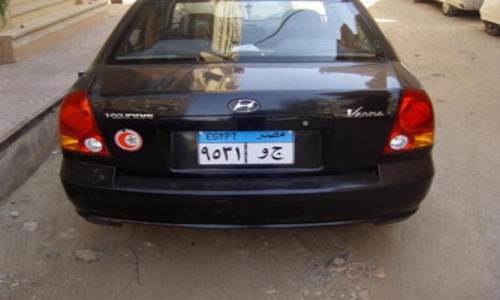
#> input picture resized_image.png, 500 x 300 px, given in place of car21.jpg, which was not available
$ python main.py   (older library calls are emulated)
#> lines starting #> are read from the running program, lines starting #| are printed output that depends on the picture; after the words box and inside, x2 and y2 are one past the last pixel; in counts of white or black regions, pixels touching at a corner belong together; pictures that were not available may be replaced by others from this repository, and a replacement may not be noted
#from easyocr import Reader
from PIL import Image, ImageDraw, ImageFont
import numpy as np
import cv2
import arabic_reshaper
import pandas as pd
from sklearn.model_selection import train_test_split
from sklearn.preprocessing import StandardScaler
from sklearn.neighbors import KNeighborsClassifier
from numba import jit

from skimage.measure import find_contours
from skimage.draw import rectangle


##################################################################################################

class Character:
    # [35 lines left out: functions __init__, resize_and_calculate, char_calculations, not called in this run]

additionsDataBase = []
parasitismsDataBase = []
CharDataBase = []

additionsWidth = 60
additionsHeight = 60

# [353 lines left out: functions buildAdditionsDB, buildParasitismsDB, buildCharDB, getSimilarity, not called in this run]


#################################################################################################


# Function to render Arabic text on the image
# def put_arabic_text(image, text, position, color=(0, 255, 0), thickness=1):
#     font_file = "Sahel.ttf"  # File containing the Arabic font
#     font = ImageFont.truetype(font_file, 18)  # Load the font with size 18
#     reshaped_text = arabic_reshaper.reshape(text)  # Reshape Arabic text for correct display
#     bidi_text = get_display(reshaped_text)  # Get bidi text for correct RTL display

#     # Convert the OpenCV image (numpy array) to a Pillow Image
#     pil_image = Image.fromarray(cv2.cvtColor(image, cv2.COLOR_BGR2RGB))

#     # Use Pillow to draw the Arabic text on the image
#     draw = ImageDraw.Draw(pil_image)
#     draw.text(position, bidi_text, color, font=font, stroke_width=thickness)  # Draw the text

#     # Convert the modified Pillow image back to a numpy array
#     image = cv2.cvtColor(np.array(pil_image), cv2.COLOR_RGB2BGR)
#     return image

# Preprocessing steps for the image before plate detection
def pre_process_image(image_path):
    # Read the image from the specified path
#> called with image_path = 'cars/car21.jpg'
    car = cv2.imread(image_path)
#> car is the input picture: shape (300, 500, 3); mean B, G, R 89.9, 93.5, 104.4

    # Resize the image to a specific size (600x400 pixels)
    resized_image = cv2.resize(car, (600, 400))
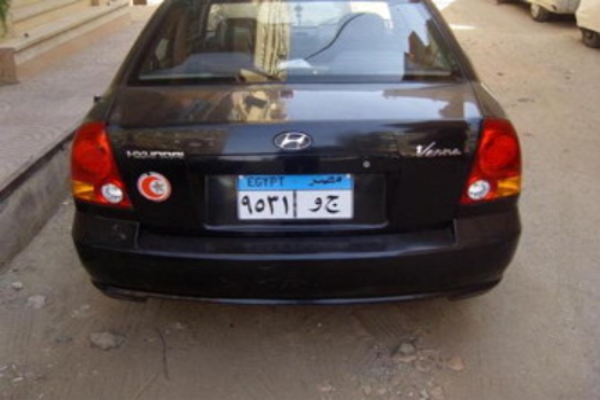
#> resized_image: shape (400, 600, 3); mean B, G, R 89.8, 93.4, 104.4

    # Convert the resized image to grayscale
    gray = cv2.cvtColor(resized_image, cv2.COLOR_BGR2GRAY)
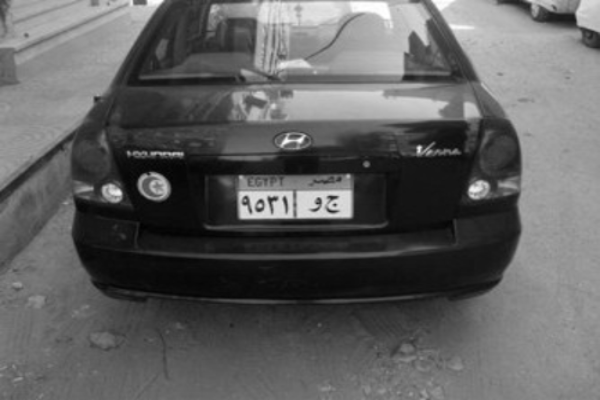
#> gray: shape (400, 600); min 1, max 255, mean 96.3

    # Apply bilateral filter for noise removal while keeping the edges sharp
    noise_removal = cv2.bilateralFilter(gray, 11, 17, 17)

    return noise_removal


# Detect license plate using Haar Cascade Classifier
# [57 lines left out: functions plate_detection_haarcascade, get_white_blue, check_blue, sum_range, not called in this run]


def remove_noise(img):
    blur = cv2.GaussianBlur(img, (3, 3), 0)
    return blur

#working well with bimodal images (Fast Algo)
def binarization_otsu(gray_img):
    ret,bin_img = cv2.threshold(gray_img,0,255,cv2.THRESH_BINARY+cv2.THRESH_OTSU)
    return ret,bin_img

# [95 lines left out: functions detect_edges, plate_criteria, plate_contour, resize_image, rotate_blue, crop_up and 1 more, not called in this run]


def calculate_area(image_array):
    height, width = image_array[0].shape
    return width * height


# Detect license plate using contours
def plate_detection_using_contours():
    car = pre_process_image('cars/car21.jpg')
    found = False
    thresh = 200
    plate = []

    while found == False:
        ret, bin_img = cv2.threshold(car,thresh,255,cv2.THRESH_BINARY)
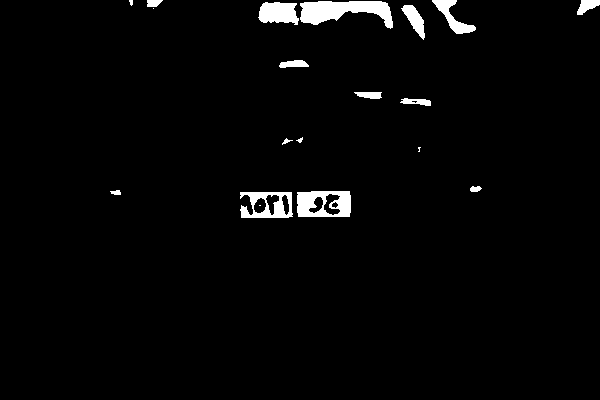
#> bin_img: shape (400, 600); 2.5% white; 19 white regions (4 under 20 px), largest, box (x1, y1, x2, y2) and area: (300, 1, 393, 29) 1499, (297, 191, 351, 217) 1055, (240, 192, 293, 218) 836
#> ret = 200
        open1 = cv2.morphologyEx(bin_img, cv2.MORPH_OPEN, np.ones((3,3),np.uint8))
#> open1: shape (400, 600); 2.4% white; 18 white regions (4 under 20 px), largest, box (x1, y1, x2, y2) and area: (300, 1, 393, 28) 1495, (297, 191, 351, 217) 1004, (240, 192, 292, 218) 794
        close1 = cv2.morphologyEx(open1, cv2.MORPH_CLOSE, np.ones((5,5),np.uint8))
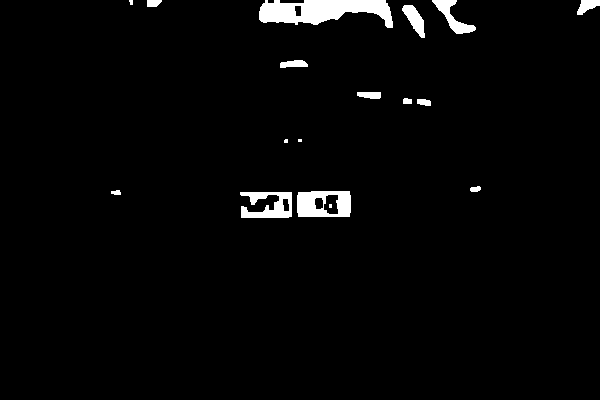
#> close1: shape (400, 600); 2.5% white; 17 white regions (4 under 20 px), largest, box (x1, y1, x2, y2) and area: (259, 0, 393, 28) 2392, (297, 191, 351, 217) 1076, (240, 192, 292, 218) 860
        close2 = cv2.morphologyEx(close1, cv2.MORPH_CLOSE, np.ones((5,5),np.uint8))
        open2 = cv2.morphologyEx(close2, cv2.MORPH_OPEN, np.ones((3,3),np.uint8))
#> open2: shape (400, 600); 2.5% white; 17 white regions (4 under 20 px), largest, box (x1, y1, x2, y2) and area: (259, 0, 393, 28) 2392, (297, 191, 351, 217) 1072, (240, 192, 292, 218) 860

        cv2.imshow('bin_img', bin_img)
        cv2.imshow('close1', close1)
        cv2.imshow('morphed', open2)

        # Find contours in the edged image
        contours = find_contours(open2)
#> contours = 22 point arrays, longest 275 points
        bounding_boxes = []
        plate_suspects = []

        # Iterate through the detected contours
        for contour in contours:
            width = contour[:, 1].max() - contour[:, 1].min()
            height = contour[:, 0].max() - contour[:, 0].min()
            aspect = width / height
            if 1.5 < aspect < 4.5:
                bounding_boxes.append([contour[:, 1].min(), contour[:, 1].max(), contour[:, 0].min(), contour[:, 0].max()])
#> this loop made 22 passes
#> (width, height, aspect) on passes 1 to 12: (4, 4.5, 0.889), (15, 6.5, 2.31), (134, 27.5, 4.87), (6, 2.5, 2.4), (24, 2.5, 9.6), (44, 33.5, 1.31), (22.5, 14.5, 1.55), (23, 33, 0.697), (6, 10, 0.6), (28, 8, 3.5), (24, 7, 3.43), (9, 6, 1.5)
#> after the loop, bounding_boxes = 10 items, first 6: [146.5, 161.5, 0, 6.5], [267.5, 273.5, 0, 2.5], [576.5, 599, 0, 14.5], [279.5, 307.5, 59.5, 67.5], [356.5, 380.5, 91.5, 98.5], [416.5, 430.5, 98.5, 105.5]
        img_with_boxes = np.zeros(shape=bin_img.shape)


        # Get the bounding rectangle of the plate contour
        for box in bounding_boxes:
            [Xmin, Xmax, Ymin, Ymax] = box
            rr, cc = rectangle(start = (Ymin,Xmin), end = (Ymax,Xmax), shape=bin_img.shape)
            plate_suspects.append([close1[rr, cc], np.rot90(np.fliplr(car[rr, cc]), k=1)])
            img_with_boxes[rr, cc] = 255 #set color white
#> this loop made 10 passes
#> (Xmin, Xmax, Ymin, Ymax) on passes 1 to 10: (146.5, 161.5, 0, 6.5), (267.5, 273.5, 0, 2.5), (576.5, 599, 0, 14.5), (279.5, 307.5, 59.5, 67.5), (356.5, 380.5, 91.5, 98.5), (416.5, 430.5, 98.5, 105.5), (469.5, 480.5, 185.5, 191.5), (110.5, 120.5, 189.5, 194.5), (296.5, 350.5, 190.5, 216.5), (239.5, 291.5, 191.5, 217.5)
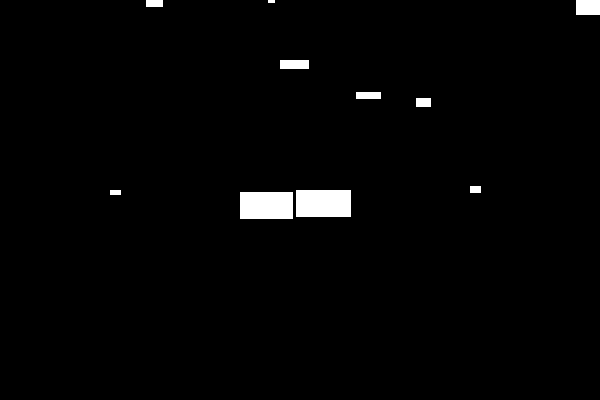
#> img_with_boxes: shape (400, 600) float64; 1.7% white; 10 white regions, largest, box (x1, y1, x2, y2) and area: (296, 190, 351, 217) 1485, (240, 192, 293, 219) 1431, (576, 0, 600, 15) 360
#> after the loop, plate_suspects = 10 items


        plate_suspects = sorted(plate_suspects, key=calculate_area)
        for plate_suspect in plate_suspects:
            #closed_plate_suspect = cv2.morphologyEx(plate_suspect, cv2.MORPH_CLOSE, np.ones((4,4),np.uint8))
            contours = find_contours(plate_suspect[0])
            print(len(contours))
            if 6 < len(contours) < 15:
                plate = plate_suspect[1]
                found = True
            else:
                continue
#> this loop made 10 passes
#> contours on passes 1 to 10: [[[5.5, 0], [5.5, 1], [5.5, 2]]], 2 point arrays, longest 13 points, 3 point arrays, longest 14 points, 2 point arrays, longest 12 points, 1 point arrays, longest 37 points, 2 point arrays, longest 20 points, 2 point arrays, longest 41 points, 2 point arrays, longest 26 points, 2 point arrays, longest 219 points, 5 point arrays, longest 85 points
#| 1
#| 2
#| 3
#| 2
#| 1
#| 2
#| 2
#| 2
#> (further printed lines are left out)
        thresh -= 10

    cv2.imshow('boxes', img_with_boxes)
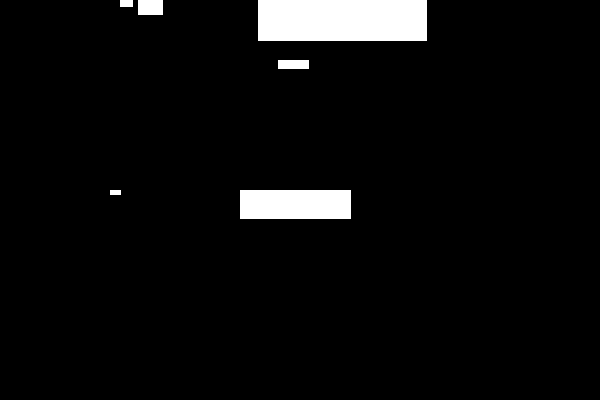
#> window 'boxes': shape (400, 600); 4.6% white; 6 white regions, box (x1, y1, x2, y2) and area: (258, 0, 427, 41) 6929, (240, 190, 351, 219) 3219, (138, 0, 163, 15) 375, (278, 60, 309, 69) 279, (120, 0, 133, 7) 91, (110, 190, 121, 195) 55
    cv2.imshow('plate', plate)
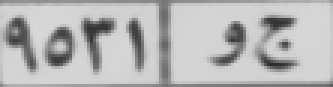
#> window 'plate': shape (29, 111) (shown 3 times larger); min 43, max 215, mean 182.2
    cv2.waitKey(0)

# buildCharDB()
# Perform plate detection using both methods
plate1 = plate_detection_using_contours()

# [35 lines of commented-out code are left out]
